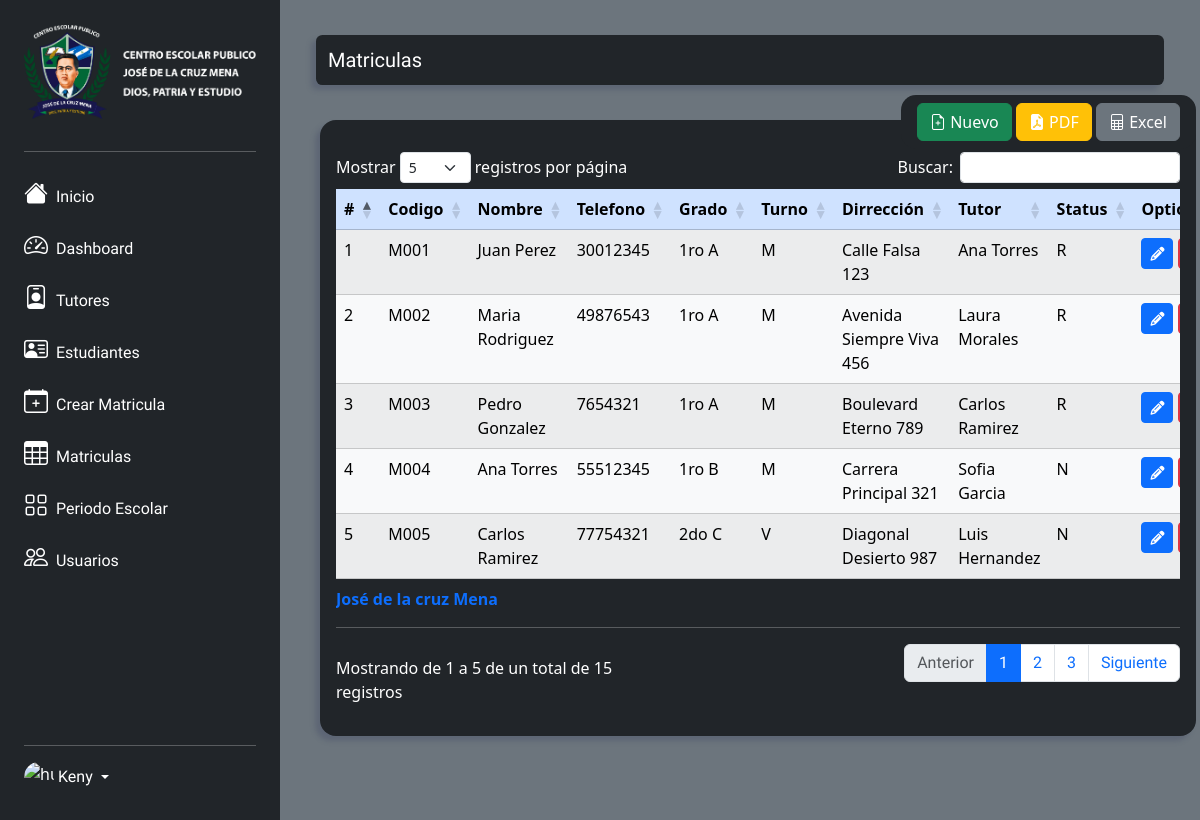
The app's page /views/registration.view.php (signed in) with its own data.
### tables this page shows
CREATE TABLE Matriculas (
    ID_Matricula INT PRIMARY KEY AUTO_INCREMENT,
    Cod_Matricula VARCHAR(5) NOT NULL,
    FK_Estudiante INT NOT NULL,
    FK_Grupo INT NOT NULL,
    FK_Turno INT NOT NULL,
    FK_Estado INT NOT NULL,
    FK_Anio_Lectivo INT NOT NULL,
    Fecha_Matricula DATE NOT NULL,
    constraint pk_estudiantes_id foreign key (FK_Estudiante) references Estudiantes(ID_Estudiante) on update cascade on delete cascade,
    constraint pk_Grupos_id foreign key (FK_Grupo) references Grupos(ID_Grupo) on update cascade on delete cascade,
    constraint pk_Estados_id foreign key (FK_Estado) references Estados(ID_Estado) on update cascade on delete cascade,
    constraint pk_Anios_Lectivos_id foreign key (FK_Anio_Lectivo) references Anio_Lectivo(ID_Anio_Lectivo) on update cascade on delete cascade,
    constraint pk_Turnos_id foreign key (FK_Turno) references Turnos(ID_Turno) on update cascade on delete cascade
);

CREATE TABLE Estudiantes (
    ID_Estudiante INT PRIMARY KEY AUTO_INCREMENT,
    Pri_Nombre VARCHAR(20) NOT NULL,
    Seg_Nombre VARCHAR(20),
    Pri_Apellido VARCHAR(20) NOT NULL,
    Seg_Apellido VARCHAR(20),
    Fecha_Nacimiento DATE NOT NULL,
    Cedula VARCHAR(25) UNIQUE,
    FK_Genero INT NOT NULL,
    Telefono INT(8) NOT NULL,
    Direccion VARCHAR(45) NOT NULL,
    Correo_Electronico VARCHAR(45) NOT NULL,
    FK_Tutor INT NOT NULL,
    constraint pk_Tutor_id foreign key (FK_Tutor) references Tutores(ID_Tutor) on update cascade on delete cascade,
    constraint pk_Genero_id foreign key (FK_Genero) references Generos(ID_Genero) on update cascade on delete cascade
);

CREATE TABLE Tutores (
    ID_Tutor INT PRIMARY KEY AUTO_INCREMENT,
    Pri_Nombre VARCHAR(20) NOT NULL,
    Seg_Nombre VARCHAR(20),
    Pri_Apellido VARCHAR(20) NOT NULL,
    Seg_Apellido VARCHAR(20),
    Cedula VARCHAR(25) NOT NULL UNIQUE,
    Telefono INT(8) NOT NULL,
    Direccion VARCHAR(45) NOT NULL,
    FK_Parentesco INT NOT NULL,
    Correo_Electronico VARCHAR(255) NOT NULL,
    constraint pk_Parentesco_id foreign key (FK_Parentesco) references Parentescos(ID_Parentesco) on update cascade on delete cascade
);

### models/matricula.model.php (called while the page is built, shortened)
<?php
require_once '../models/conexion.model.php';
class Matricula {
    private $objetoConexion;
    public function __construct() {
        $this->objetoConexion = new Conexion();
    }
    public function read(){
        try {
            $consulta = "
            SELECT
                M.ID_Matricula,
                M.Cod_Matricula,
                E.Pri_Nombre,
                E.Seg_Nombre,
                E.Pri_Apellido,
                E.Seg_Apellido,
                E.Telefono,
                CONCAT(Gr.Grado, ' ', Sec.Seccion) AS Grupo,
                T.Turno,
                Est.Estado,
                E.Direccion,
                A.Anio,
                M.Fecha_Matricula,
                Tut.Pri_Nombre AS T_Pri_Nombre,
                Tut.Seg_Nombre AS T_Seg_Nombre,
                Tut.Pri_Apellido AS T_Pri_Apellido,
                Tut.Seg_Apellido AS T_Seg_Apellido
            FROM
                Matriculas M
            INNER JOIN
                Estudiantes E ON M.FK_Estudiante = E.ID_Estudiante
            INNER JOIN
                Turnos T ON M.FK_Turno = T.ID_Turno
            INNER JOIN
                Estados Est ON M.FK_Estado = Est.ID_Estado
            INNER JOIN
                Anio_Lectivo A ON M.FK_Anio_Lectivo = A.ID_Anio_Lectivo
            INNER JOIN
                Grupos G ON M.FK_Grupo = G.ID_Grupo
            INNER JOIN
                Grados Gr ON G.FK_Grado = Gr.ID_Grado -- Corrección aquí
            INNER JOIN
                Secciones Sec ON G.FK_Seccion = Sec.ID_Seccion
            INNER JOIN
                Tutores Tut ON E.FK_Tutor = Tut.ID_Tutor;
            ";
            return $this->objetoConexion->consultar($consulta);
        } catch (Exception $e) {
            echo "Error en la cansulta: ". $e->getMessage();
            return false;
        }
    }
}
?>

### models/conexion.model.php (called while the page is built, shortened)
<?php
class Conexion{
    private $server;
    private $user;
    private $pwd;
    private $bd;
    function __construct(){
        $this->server = 'localhost';
        $this->user = 'root';
        $this->bd = 'gestion_escolar_jdlcm';
        $this->pwd = '';
    }
    public function conectar(){
        $this->mysqli = new mysqli($this->server,$this->user,$this->pwd,$this->bd);
        if($this->mysqli->connect_errno){
            echo "No se pudo conectar con la base de datos: ".$this->mysqli->connect_error;
            return 0;
        }else{
            return $this->mysqli;
        }
    }
    public function consultar($query){
        $result = mysqli_query($this->conectar(), $query);
        return $result;
    }
}

### template/tables/table.registration.php (the view)
<div class="bg-dark rounded-4 Contenedor-List col">
    <div class="botones">
        <button type="button" class="btn btn-success" onclick="window.location.href='/views/new_registration.view.php';">
            <i class="bi bi-file-earmark-plus"></i>
            Nuevo
        </button>
        <button type="button" class="btn btn-warning" style="color: white">
            <i class="bi bi-file-earmark-pdf-fill"></i>
            PDF
        </button>
        <button type="button" class="btn btn-secondary" style="color: white">
        <i class="bi bi-file-spreadsheet"></i>
            Excel
        </button>
    </div>
    <div class="table-responsive">
        <table id="datatable" class="table table-striped table-responsive table-light table-hover">
            <caption>
                José de la cruz Mena
                <hr class="mt-3 mb-0 mx-0">
            </caption>
            <thead class="m-4 table-primary">
                <tr>
                    <th class="centered">#</th>
                    <th class="centered">Codigo</th>
                    <th class="centered">Nombre</th>
                    <th class="centered">Telefono</th>
                    <th class="centered">Grado</th>
                    <th class="centered">Turno</th>
                    <th class="centered">Dirrección</th>
                    <th class="centered">Tutor</th>
                    <th class="centered">Status</th>
                    <th class="centered">Options</th>
                </tr>
            </thead>
            <tbody>
                <?php
                $objMatricula = new Matricula();
                $allMatricula = $objMatricula->read();
                $numRows = mysqli_num_rows($allMatricula);
                for ($i = 0; $i < $numRows; $i++) {
                    $matricula = mysqli_fetch_assoc($allMatricula);
                ?>
                    <tr>
                        <td><?= $matricula["ID_Matricula"] ?></td>
                        <td><?= $matricula["Cod_Matricula"] ?></td>
                        <td><?= $matricula["Pri_Nombre"] . ' ' . $matricula["Pri_Apellido"] ?></td>
                        <td><?= $matricula["Telefono"] ?></td>
                        <td><?= $matricula["Grupo"] ?></td>
                        <td><?= $matricula["Turno"] == "Matutino"  ? "M" : "V" ?></td>
                        <td><?= $matricula["Direccion"] ?></td>
                        <td><?= $matricula["T_Pri_Nombre"] . ' ' . $matricula["T_Pri_Apellido"] ?></td>
                        <td><?= $matricula["Estado"] == "Reingreso"  ? "R" : "N" ?></td>
                        <td>
                            <button class="btn btn-sm btn-primary edit-button"><i class="fa-solid fa-pencil"></i></button>
                            <button class="btn btn-sm btn-danger retirar-button"><i class="fa-solid fa-trash-can"></i></button>
                        </td>
                    </tr>
                <?php } ?>
            </tbody>
        </table>
    </div>
</div>

### views/registration.view.php (shortened to what this page needs)
<?php
    include_once "../models/matricula.model.php";
?>
<!DOCTYPE html>
<html lang="es-NI">
<head>
    <link rel="stylesheet" href="/css/bootstrap/bootstrap.min.css">
    <link rel="stylesheet" href="https://cdn.jsdelivr.net/npm/bootstrap-icons@1.11.3/font/bootstrap-icons.min.css">
    <link rel="stylesheet" href="/css/datatable_css/dataTables.bootstrap5.min.css" />
    <link rel="stylesheet" href="https://cdnjs.cloudflare.com/ajax/libs/font-awesome/6.2.0/css/all.min.css" />
    <link rel="stylesheet" href="/css/header.css">
    <link rel="stylesheet" href="/css/style.matricula.css">
    <link rel="stylesheet" href="/css/style.alert.css">
    <link rel="stylesheet" href="css/style.font.css">
    <link rel="stylesheet" href="/css/style.botones.css">
    <link rel="stylesheet" href="/css/borrar.css">
</head>
<body class="bg-secondary">
    <div class="container-fluid">
        <div class="row flex-nowrap">
            <?php include_once "../template/dashboard.php" ?>
            <div class="col py-3 header">
                <span class="title">Matriculas</span>
            </div>
            <?php include_once "../template/tables/table.registration.php"?>
        </div>
    </div>
</body>
</html>

### template/dashboard.php (shortened to what this page needs)
<div class="col-auto col-md-3 col-xl-2 px-sm-2 bg-dark p-3 text-white contenedor" style="width: 280px; height: 100%;">
    <div class="d-flex flex-column align-items-center align-items-sm-start px-3 pt-2 text-white min-vh-100">
        <a href="/" class="d-flex align-items-center pb-3 mb-md-0 me-md-auto text-white text-decoration-none">
            <img src="../src/img/imagen1.webp" alt="Colegio Publíco José de la Cruz Mena" class="img-fluid logo">
        </a>
        <hr>
        <ul class="nav nav-pills flex-column mb-auto w-100" id="menu">
            <li class="nav-item pl-3">
                <a href="https://iergrupo6.seogoogle.pro" class="nav-link px-0 text-white pl-3">
                    <i class="fs-4 bi bi-house-fill"></i> <span class="ms-1 d-none d-sm-inline">Inicio</span>
                </a>
            </li>
            <li>
                <a href="../home.php" class="nav-link px-0 align-middle text-white">
                    <i class="fs-4 bi-speedometer2"></i> <span class="ms-1 d-none d-sm-inline">Dashboard</span>
                </a>
            </li>
            <li>
                <a href="/views/tutor.view.php" class="nav-link px-0 align-middle text-white">
                    <i class="fs-4 bi bi-person-badge"></i> <span class="ms-1 d-none d-sm-inline">Tutores</span></a>
            </li>
            <li>
                <a href="/views/student.view.php" class="nav-link px-0 align-middle text-white">
                    <i class="fs-4 bi bi-person-vcard"></i> <span class="ms-1 d-none d-sm-inline">Estudiantes</span></a>
            </li>
            <li>
                <a href="/views/new_registration.view.php" class="nav-link px-0 align-middle text-white">
                    <i class="fs-4 bi bi-calendar-plus"></i> <span class="ms-1 d-none d-sm-inline">Crear Matricula</span></a>
            </li>
            <li>
                <a href="/views/registration.view.php" class="nav-link px-0 align-middle text-white">
                    <i class="fs-4 bi-table"></i></i> <span class="ms-1 d-none d-sm-inline">Matriculas</span>
                </a>
            </li>
            <li>
                <a href="/views/school_period.view.php" class="nav-link px-0 align-middle text-white">
                    <i class="fs-4 bi-grid"></i> <span class="ms-1 d-none d-sm-inline">Periodo Escolar</span>
                </a>
            </li>
            <li>
                <a href="/views/users.view.php" class="nav-link px-0 align-middle text-white">
                    <i class="fs-4 bi-people"></i> <span class="ms-1 d-none d-sm-inline">Usuarios</span> </a>
            </li>
        </ul>
        <hr>
        <div class="dropdown pb-4">
            <a href="#" class="d-flex align-items-center text-white text-decoration-none dropdown-toggle" id="dropdownUser1" data-bs-toggle="dropdown" aria-expanded="false">
                <img src="https://encrypted-tbn0.gstatic.com/images?q=tbn:ANd9GcTqKRdNTUVE6P28Z1Gjw-fwnfsE6icmFmf4eiXXEpmc4A&s" alt="hugenerd" width="30" height="30" class="rounded-circle">
                <span class="d-none d-sm-inline mx-1"><?php echo $_SESSION['usuarioautenticado']['Usuario'];?></span>
            </a>
        </div>
    </div>
</div>

### css/header.css (style rules this page uses)
.header { background-color: #212529; margin: 35px 3%; height: 50px; color: white; box-shadow: -5px 5px 5px rgba(73, 80, 104, 0.4); border-radius: 0.4em; display: flex; align-items: center; }

### css/style.matricula.css (style rules this page uses)
caption { color: #0D6EFD !important; font-weight: bold; }
.Contenedor-List { box-shadow: -5px 5px 5px rgba(73, 80, 104, 0.4) !important; width: 73vw !important; margin: 0 3% 0 0; position: absolute; top: 120px; left: 320px; padding: 2rem 1rem; border-radius: 25px; }
hr { color: white; width: 100%; }

### css/style.botones.css (style rules this page uses)
.botones { position: absolute; top: -25px; right: 0px; padding: 0.5rem 1rem; background-color: #212529; border-radius: 15px; }

### css/borrar.css (style rules this page uses)
.title { font-size: 1.25em; font-weight: 500; }

### records on screen
matriculas: ID_Matricula "1", Cod_Matricula "M001", FK_Estudiante.Pri_Nombre "Juan", FK_Estudiante.Pri_Apellido "Perez", FK_Estudiante.Telefono "30012345", Grupo "1ro A", FK_Estudiante.Direccion "Calle Falsa 123", tutores.Pri_Nombre "Ana", tutores.Pri_Apellido "Torres", shows "R"
matriculas: ID_Matricula "2", Cod_Matricula "M002", FK_Estudiante.Pri_Nombre "Maria", FK_Estudiante.Pri_Apellido "Rodriguez", FK_Estudiante.Telefono "49876543", Grupo "1ro A", FK_Estudiante.Direccion "Avenida Siempre Viva 456", tutores.Pri_Nombre "Laura", tutores.Pri_Apellido "Morales"
matriculas: ID_Matricula "3", Cod_Matricula "M003", FK_Estudiante.Pri_Nombre "Pedro", FK_Estudiante.Pri_Apellido "Gonzalez", FK_Estudiante.Telefono "7654321", Grupo "1ro A", FK_Estudiante.Direccion "Boulevard Eterno 789", tutores.Pri_Nombre "Carlos", tutores.Pri_Apellido "Ramirez"
matriculas: ID_Matricula "4", Cod_Matricula "M004", FK_Estudiante.Pri_Nombre "Ana", FK_Estudiante.Pri_Apellido "Torres", FK_Estudiante.Telefono "55512345", Grupo "1ro B", FK_Estudiante.Direccion "Carrera Principal 321", tutores.Pri_Nombre "Sofia", tutores.Pri_Apellido "Garcia"
matriculas: ID_Matricula "5", Cod_Matricula "M005", FK_Estudiante.Pri_Nombre "Carlos", FK_Estudiante.Pri_Apellido "Ramirez", FK_Estudiante.Telefono "77754321", Grupo "2do C", shows "V", FK_Estudiante.Direccion "Diagonal Desierto 987", tutores.Pri_Nombre "Luis", tutores.Pri_Apellido "Hernandez"

### other values on screen
$_SESSION['usuarioautenticado']['Usuario'] "Keny"
